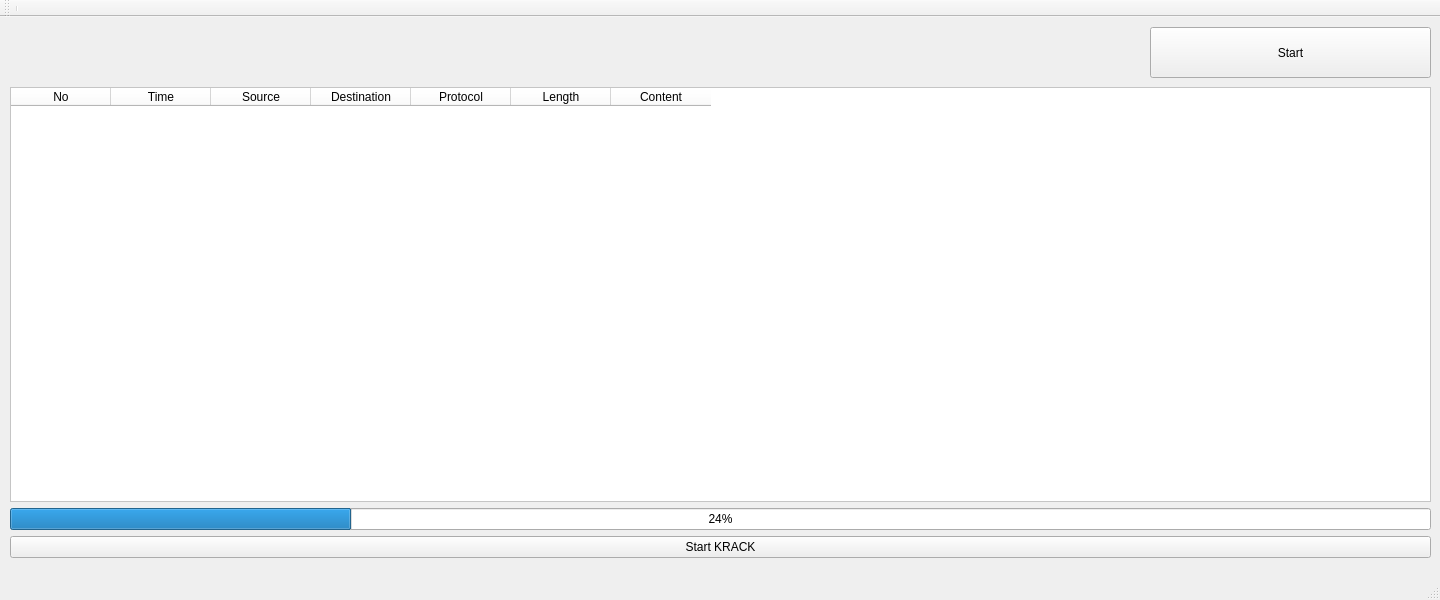
<?xml version="1.0" encoding="UTF-8"?>
<ui version="4.0">
 <class>MainWindow</class>
 <widget class="QMainWindow" name="MainWindow">
  <property name="enabled">
   <bool>true</bool>
  </property>
  <property name="geometry">
   <rect>
    <x>0</x>
    <y>0</y>
    <width>1440</width>
    <height>600</height>
   </rect>
  </property>
  <property name="minimumSize">
   <size>
    <width>1440</width>
    <height>600</height>
   </size>
  </property>
  <property name="maximumSize">
   <size>
    <width>1440</width>
    <height>600</height>
   </size>
  </property>
  <property name="windowTitle">
   <string>MainWindow</string>
  </property>
  <widget class="QWidget" name="centralwidget">
   <property name="enabled">
    <bool>true</bool>
   </property>
   <property name="minimumSize">
    <size>
     <width>1440</width>
     <height>600</height>
    </size>
   </property>
   <property name="maximumSize">
    <size>
     <width>1440</width>
     <height>600</height>
    </size>
   </property>
   <widget class="QWidget" name="gridLayoutWidget">
    <property name="geometry">
     <rect>
      <x>10</x>
      <y>70</y>
      <width>1421</width>
      <height>471</height>
     </rect>
    </property>
    <layout class="QGridLayout" name="gridLayout">
     <item row="0" column="0">
      <layout class="QVBoxLayout" name="verticalLayout">
       <item>
        <widget class="QTableWidget" name="tableWidget">
         <property name="styleSheet">
          <string notr="true">background-color: rgb(255, 255, 255);</string>
         </property>
         <column>
          <property name="text">
           <string>No</string>
          </property>
         </column>
         <column>
          <property name="text">
           <string>Time</string>
          </property>
         </column>
         <column>
          <property name="text">
           <string>Source</string>
          </property>
         </column>
         <column>
          <property name="text">
           <string>Destination</string>
          </property>
         </column>
         <column>
          <property name="text">
           <string>Protocol</string>
          </property>
         </column>
         <column>
          <property name="text">
           <string>Length</string>
          </property>
         </column>
         <column>
          <property name="text">
           <string>Content</string>
          </property>
         </column>
        </widget>
       </item>
       <item>
        <widget class="QProgressBar" name="progressBar">
         <property name="styleSheet">
          <string notr="true">font: 75 14pt &quot;맑은 고딕&quot;;</string>
         </property>
         <property name="value">
          <number>24</number>
         </property>
        </widget>
       </item>
       <item>
        <widget class="QPushButton" name="KRACKButton">
         <property name="styleSheet">
          <string notr="true">font: 75 24pt &quot;맑은 고딕&quot;;</string>
         </property>
         <property name="text">
          <string>Start KRACK</string>
         </property>
        </widget>
       </item>
      </layout>
     </item>
    </layout>
   </widget>
   <widget class="QPushButton" name="toggleButton">
    <property name="geometry">
     <rect>
      <x>1150</x>
      <y>10</y>
      <width>281</width>
      <height>51</height>
     </rect>
    </property>
    <property name="styleSheet">
     <string notr="true">font: 75 14pt &quot;맑은 고딕&quot;;</string>
    </property>
    <property name="text">
     <string>Start</string>
    </property>
   </widget>
  </widget>
  <widget class="QMenuBar" name="menubar">
   <property name="geometry">
    <rect>
     <x>0</x>
     <y>0</y>
     <width>1440</width>
     <height>20</height>
    </rect>
   </property>
  </widget>
  <widget class="QStatusBar" name="statusbar"/>
  <widget class="QToolBar" name="toolBar">
   <property name="windowTitle">
    <string>toolBar</string>
   </property>
   <attribute name="toolBarArea">
    <enum>TopToolBarArea</enum>
   </attribute>
   <attribute name="toolBarBreak">
    <bool>false</bool>
   </attribute>
   <addaction name="separator"/>
  </widget>
 </widget>
 <resources/>
 <connections/>
</ui>
